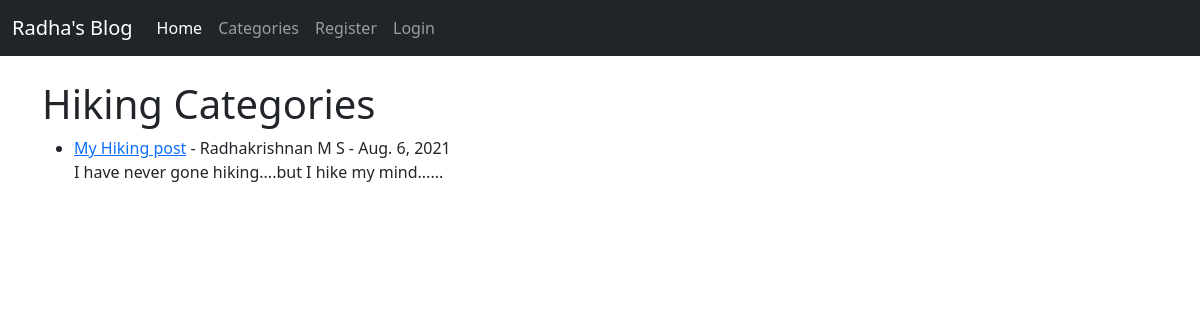
Before: /category/hiking/ with the older database file.
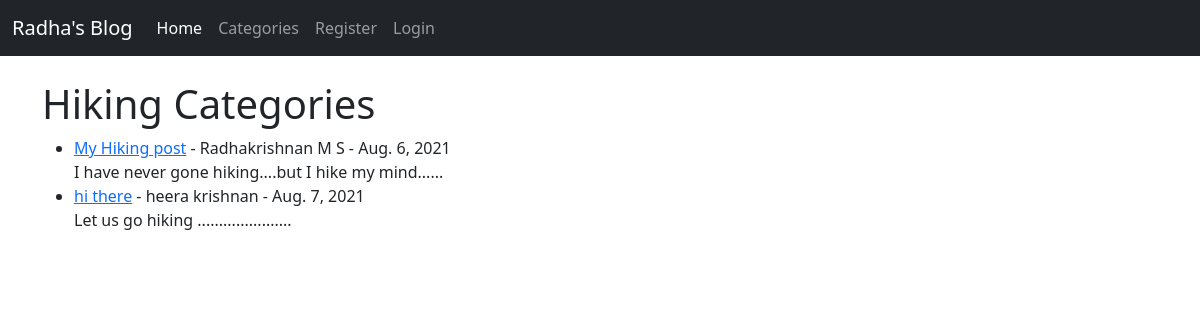
After: the same page with the newer database file.
### theblog/models.py (models this page shows, shortened)
class Post(models.Model):
	title = models.CharField(max_length=255)
	title_tag = models.CharField(max_length=255)
	author = models.ForeignKey(User, on_delete=models.CASCADE)
	body = RichTextField(blank=True, null=True)
	post_date = models.DateField(auto_now_add=True)
	category = models.CharField(max_length=255, default='coding')
	snippet = models.CharField(max_length=255)
	likes = models.ManyToManyField(User, related_name='blog_posts')

### theblog/views.py (the view)
# urls.py: path('category/<str:cats>/', CategoryView, name='category'),
def CategoryView(request, cats):
	category_posts = Post.objects.filter(category= cats.replace('-',' '))
	return render(request, 'categories.html',{'cats': cats.title().replace('-',' '), 'category_posts' : category_posts})

### theblog/templates/categories.html (shortened to what this page needs)
{% extends 'base.html' %}
{% block content %}
{% if category_posts %}
	<h1>{{ cats }} Categories</h1>
	<ul>
	{% for post in category_posts %}
		<li>
			<a href="{% url 'article-detail' post.pk %}">{{ post.title }}</a>
			 - {{ post.author.first_name }} {{ post.author.last_name }}
			 - {{ post.post_date }}
			 <br/>
			{{ post.body|slice:":200"|safe }}
		</li>
	{% endfor %}
	</ul>
{% else %}
	<h2> Sorry this page does not exist !</h2>
{% endif %}
{% endblock %}

Changed rows visible on the page:
added Post: title "hi there", author.first_name "heera", author.last_name "krishnan", post_date "Aug. 7, 2021", body "Let us go hiking ......................"
